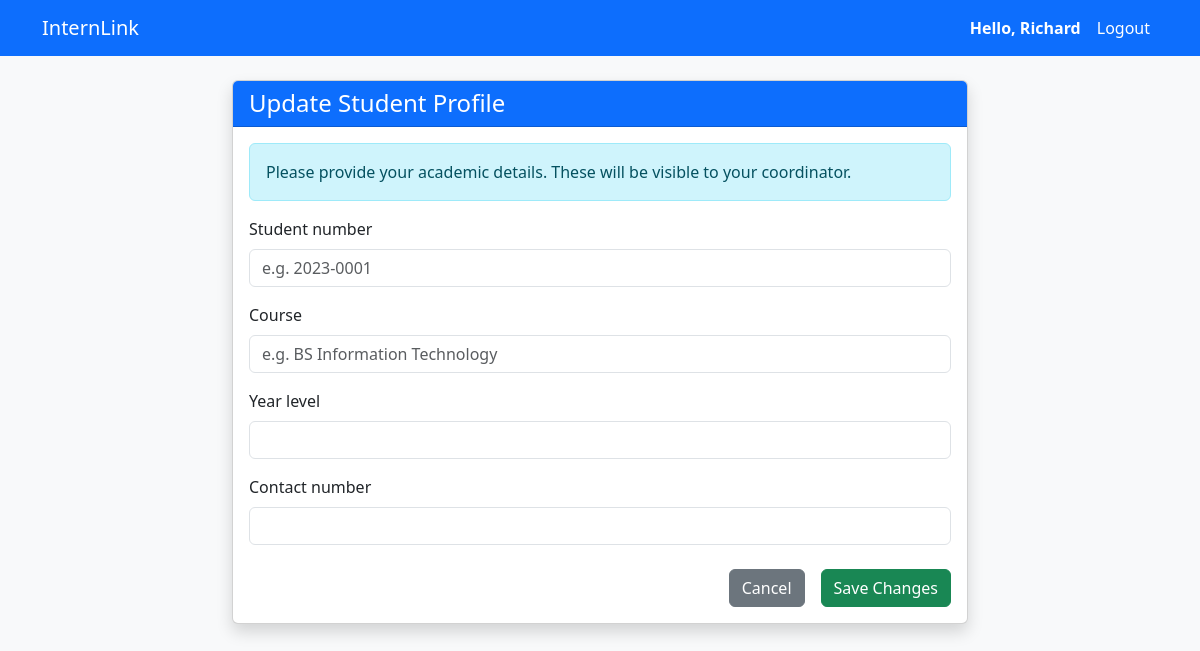
The page /profile/update/ (signed in) on the database as committed earlier.
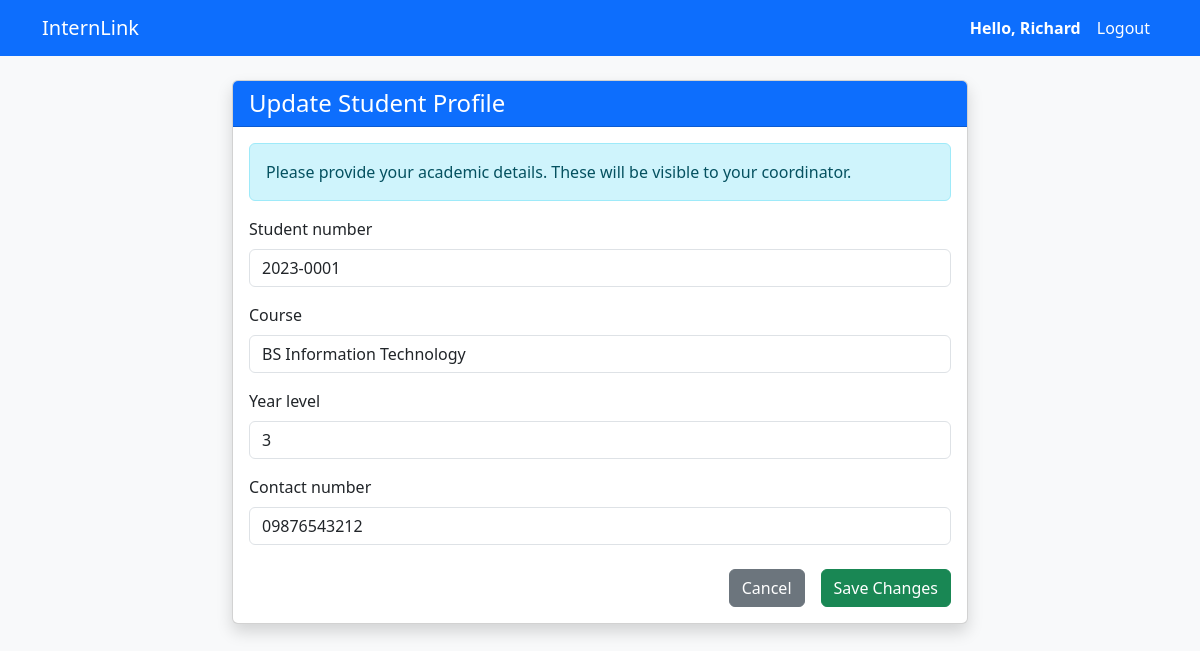
The same page on the database as committed later.
### app/models.py (models this page shows, shortened)
class User(AbstractUser):
    class Role(models.TextChoices):
        STUDENT = "student", "Student"
        COORDINATOR = "coordinator", "Coordinator"
        SUPERVISOR = "supervisor", "Supervisor"
    email = models.EmailField(unique=True)
    role = models.CharField(max_length=20, choices=Role.choices)

class StudentProfile(models.Model):
    user = models.OneToOneField(
        settings.AUTH_USER_MODEL,
        on_delete=models.CASCADE,
        related_name="student_profile",
    )
    student_number = models.CharField(max_length=50, unique=True, null=True, blank=True)
    course = models.CharField(max_length=100, null=True, blank=True)
    year_level = models.IntegerField(null=True, blank=True)
    contact_number = models.CharField(max_length=20, null=True, blank=True)

### app/views.py (the view)
@login_required
def student_profile_update(request):
    profile = request.user.student_profile
    if request.method == "POST":
        form = StudentProfileForm(request.POST, instance=profile)
        if form.is_valid():
            form.save()
            messages.success(request, "Profile updated successfully!")
            return redirect("dashboard")
    else:
        form = StudentProfileForm(instance=profile)
    return render(request, "app/student_profile_update.html", {"form": form})

### app/forms.py
class StudentProfileForm(forms.ModelForm):
    class Meta:
        model = StudentProfile
        fields = ["student_number", "course", "year_level", "contact_number"]
        widgets = {
            "student_number": forms.TextInput(attrs={"placeholder": "e.g. 2023-0001"}),
            "course": forms.TextInput(
                attrs={"placeholder": "e.g. BS Information Technology"}
            ),
        }

### app/templates/app/student_profile_update.html (shortened to what this page needs)
{% extends 'app/base.html' %} {% load crispy_forms_tags %} {% block content %}
<div class="row justify-content-center">
  <div class="col-md-8">
    <div class="card shadow">
      <div class="card-header bg-primary text-white">
        <h4 class="mb-0">Update Student Profile</h4>
      </div>
      <div class="card-body">
        <form method="POST">
          <div class="alert alert-info">
            Please provide your academic details. These will be visible to your
            coordinator.
          </div>
          {{ form|crispy }}
          <div class="d-grid gap-2 d-md-flex justify-content-md-end mt-4">
            <a href="{% url 'dashboard' %}" class="btn btn-secondary me-md-2"
              >Cancel</a
            >
            <button type="submit" class="btn btn-success">Save Changes</button>
          </div>
        </form>
      </div>
    </div>
  </div>
</div>
{% endblock %}

### app/templates/app/base.html (shortened to what this page needs)
<!DOCTYPE html>
<html lang="en">
  <head>
    <link
      href="https://cdn.jsdelivr.net/npm/bootstrap@5.3.0/dist/css/bootstrap.min.css"
      rel="stylesheet" />
  </head>
  <body class="bg-light">
    <nav class="navbar navbar-expand-lg navbar-dark bg-primary">
      <div class="container">
        <a class="navbar-brand" href="#">InternLink</a>
        <div class="collapse navbar-collapse">
          <ul class="navbar-nav ms-auto">
            {% if user.is_authenticated %}
            <li class="nav-item">
              <span class="nav-link text-white fw-bold">
                Hello, {{ user.first_name|default:user.username }}
              </span>
            </li>
            <li class="nav-item">
              <form action="{% url 'logout' %}" method="post" class="d-inline">
                <button
                  type="submit"
                  class="nav-link btn btn-link text-white"
                  style="text-decoration: none">
                  Logout
                </button>
              </form>
            </li>
            {% endif %}
          </ul>
        </div>
      </div>
    </nav>
    <div class="container mt-4">
       {% block content %} {% endblock %}
    </div>
  </body>
</html>

Rows that differ between the two databases and show on the page:
changed StudentProfile: student_number (not shown) → "2023-0001"; course (not shown) → "BS Information Technology"; year_level (not shown) → "3"; contact_number (not shown) → "09876543212"
